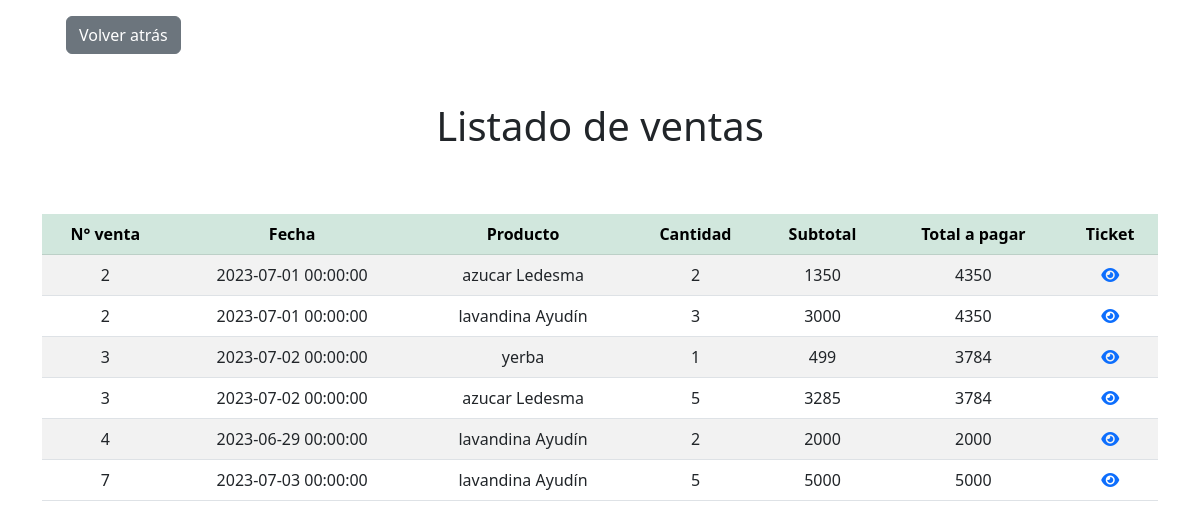
Page /venta/getventas.php on the committed database.
### tables this page shows
CREATE TABLE `venta` (
  `id_venta` int(11) NOT NULL AUTO_INCREMENT,
  `fecha` datetime NOT NULL,
  `monto_total` decimal(10,0) NOT NULL,
  `forma_pago` varchar(255) NOT NULL,
  `tipo_moneda` varchar(255) NOT NULL,
  `id_cliente` int(11) NOT NULL,
  `id_sucursal` int(11) NOT NULL,
  PRIMARY KEY (`id_venta`),
  KEY `cliente_idcliente_compra` (`id_cliente`),
  KEY `sucursal_idsucursal_compra` (`id_sucursal`),
  CONSTRAINT `cliente_idcliente_compra` FOREIGN KEY (`id_cliente`) REFERENCES `cliente` (`id_cliente`) ON UPDATE CASCADE,
  CONSTRAINT `sucursal_idsucursal_compra` FOREIGN KEY (`id_sucursal`) REFERENCES `sucursal` (`id_sucursal`) ON UPDATE CASCADE
);

### venta/venta.php (called while the page is built, shortened)
<?php
class Venta {
    private $conexion;
    public function __construct($conexion) {
        $this->conexion = $conexion;
    }
    public function mostrar() {
        try {
            $sql = ("SELECT v.id_venta, v.fecha, dv.cantidad, p.nombre as producto, dv.subtotal, (SELECT SUM(dv2.subtotal) FROM detalle_venta dv2 WHERE dv2.id_venta = v.id_venta) as total_venta
            FROM venta v
            INNER JOIN detalle_venta dv ON v.id_venta = dv.id_venta
            INNER JOIN producto p ON p.id_producto = dv.id_producto;");
            $stmt = $this->conexion->prepare($sql);
            $stmt->execute();
            $ventas = $stmt->fetchAll();
            return $ventas;
        } catch (PDOException $e) {
            echo "Error en la consulta: " . $e->getMessage();
            return false;
        }
    }
}
?>

### venta/getventas.php (the view, shortened to what this page needs)
<!DOCTYPE html>
<html lang="en">
<head>
    <link href="https://cdn.jsdelivr.net/npm/bootstrap@5.3.0/dist/css/bootstrap.min.css" rel="stylesheet">
    <link rel="stylesheet" href="https://cdnjs.cloudflare.com/ajax/libs/font-awesome/6.4.0/css/all.min.css" />
</head>
<body>
<?php
    require_once('venta.php');
    $venta = new Venta($conexion);
    $ventas = $venta->mostrar();
?>
<div class="container">
    <div class="py-3 mx-4">
        <a href="../index.php" class="btn btn-secondary mb-3">Volver atrás</a>
    </div>
    <h1 class="text-center py-3">Listado de ventas</h1>
        <div class="table-responsive mt-5">
            <table class="table table-striped table-ligh text-center">
                <thead>
                    <tr class="table-success">
                        <th scope="col">N° venta</th>
                        <th scope="col">Fecha</th>
                        <th scope="col">Producto</th>
                        <th scope="col">Cantidad</th>
                        <th scope="col">Subtotal</th>
                        <th scope="col">Total a pagar</th>
                        <th scope="col">Ticket</th>
                    </tr>
                </thead>
                <tbody>
                    <?php
                        if ($ventas) {
                            foreach ($ventas as $venta) {
                                echo '
                                <tr>
                                <td class="align-middle">'.$venta['id_venta'].'</td>
                                <td class="align-middle">'.$venta['fecha'].'</td>
                                <td class="align-middle">'.$venta['producto'].'</td>
                                <td class="align-middle">'.$venta['cantidad'].'</td>
                                <td class="align-middle">'.$venta['subtotal'].'</td>
                                <td class="align-middle">'.$venta['total_venta'].'</td>
                                <td class="align-middle"><a href="../ticket/ticket.php?id_venta='.$venta['id_venta'].'"><i class="fa-solid fa-eye"></i></a></td>
                                </tr>';
                        }
                    }
                    ?>
                </tbody>
            </table>
</body>
</html>

### rows in the picture
venta: id_venta "2", fecha "2023-07-01 00:00:00", producto "azucar Ledesma", cantidad "2", subtotal "1350", total_venta "4350", producto "lavandina Ayudín", cantidad "3", subtotal "3000"
venta: id_venta "3", fecha "2023-07-02 00:00:00", producto "yerba", cantidad "1", subtotal "499", total_venta "3784", producto "azucar Ledesma", cantidad "5", subtotal "3285"
venta: id_venta "4", fecha "2023-06-29 00:00:00", producto "lavandina Ayudín", cantidad "2", subtotal "2000", total_venta "2000"
venta: id_venta "7", fecha "2023-07-03 00:00:00", producto "lavandina Ayudín", cantidad "5", subtotal "5000", total_venta "5000"
